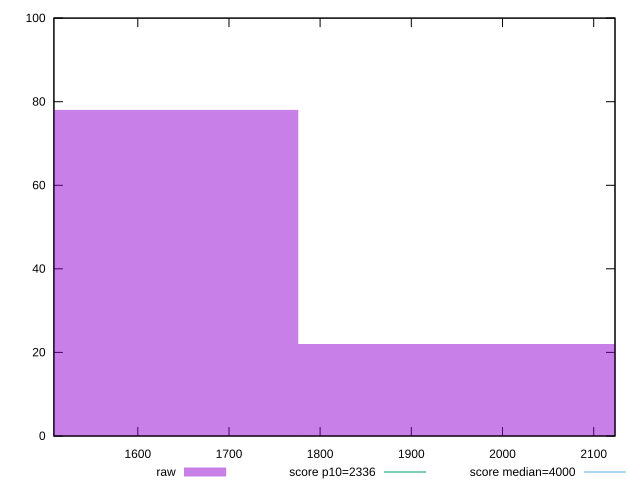

Generate this figure with gnuplot:
reset
set terminal svg size 640, 490 enhanced background rgb 'white'
set output "report_00007_2020-12-11T15:55:29.892Z/first-contentful-paint/samples/pages+cached+noexternal+nofonts+nosvg+noimg/raw/histogram.svg"

$raw <<EOF
1578.6470499947632 78
1973.3088124934538 22
EOF

set key outside below
set boxwidth 394.6617624986908
set yrange [0:100]
set style fill transparent solid 0.5 noborder

plot \
  $raw title "raw" with boxes, \


reset
